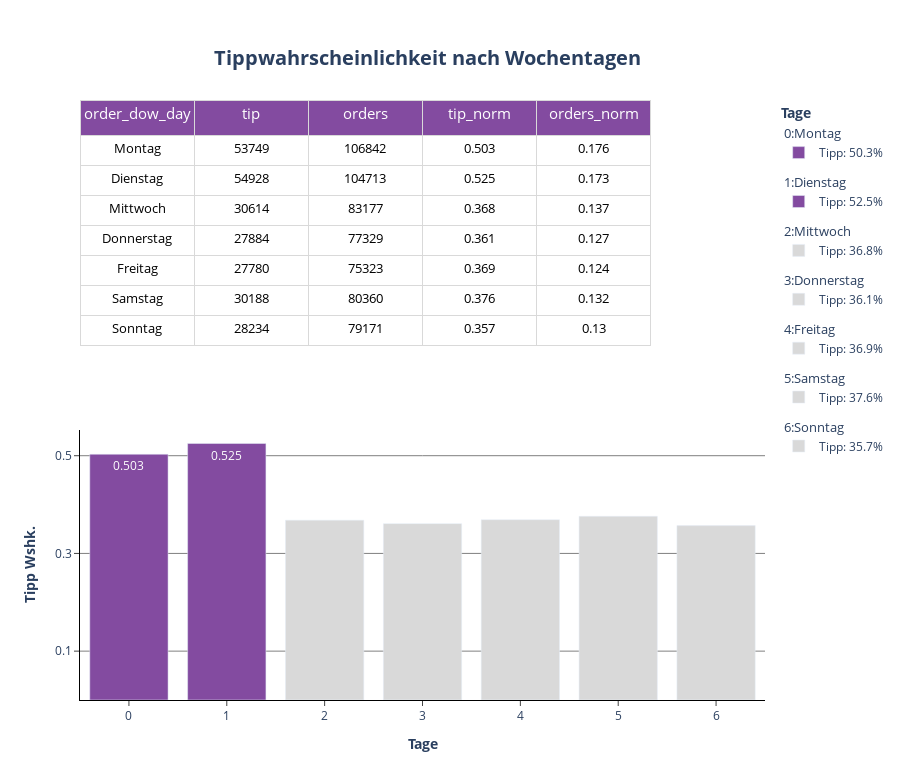

Notebook source saved alongside this figure:
### Markdown cell above
**Plotten der Tippwahrscheinlichkeit pro Wochentag**

### Code cell
# Plot P3: Order_dow

df_order_dow["tip_norm"] = df_order_dow.tip_norm.round(3)
df_order_dow["orders_norm"] = df_order_dow.orders_norm.round(3)

fig = make_subplots(cols= 1, rows=2, specs= [[dict(type= "table")], [dict(type= "bar")]], vertical_spacing= 0.1)

fig.add_trace(
  go.Table(
    columnorder= [1, 2, 3, 4, 5],
    columnwidth= [1, 1, 1, 1, 1],
    header=dict(
        values=list(df_order_dow.columns),
        fill_color= px.colors.sequential.Purpor[5],
        line_color= px.colors.sequential.Greys[2],
        font= dict(color= "white", size=15),
        height= 35
        ),
    cells=dict(
        values=df_order_dow.T.values,
        fill_color= "white",
        line_color= px.colors.sequential.Greys[2],
        font= dict(color= "black", size=13),
        align= "center",
        height= 30
        )
    ),
    col= 1,
    row= 1
)

for order_dow in df_order_dow.order_dow:

 if df_order_dow[df_order_dow.order_dow == order_dow].tip_norm.values >= 0.5:
  color = px.colors.sequential.Purpor[5]
  text= df_order_dow.loc[df_order_dow.order_dow == order_dow].tip_norm.values.round(3)

  fig.add_trace(
   go.Bar(
    x= df_order_dow.loc[df_order_dow.order_dow == order_dow].order_dow,
    y= df_order_dow.loc[df_order_dow.order_dow == order_dow].tip_norm,
    name= f"Tipp: {(df_order_dow.loc[df_order_dow.order_dow == order_dow].tip_norm.values[0] * 100).round(2)}%",
    showlegend= True,
    marker= dict(color= color),
    width= 0.8,
    text= text,
    base= 0,
    legendgroup= f"{order_dow}",
    legendgrouptitle_text = f"{order_dow}:{df_order_dow.loc[df_order_dow.order_dow == order_dow].order_dow_day.values[0]}",
    hovertemplate = f"<b>{df_order_dow.loc[df_order_dow.order_dow == order_dow].order_dow_day.values[0]}</b><br><br>" +
                "Tipp: %{y}<br>" +
                "<extra></extra>"
   ),
   col= 1,
   row= 2
  )

 else:
  color= px.colors.sequential.Greys[2]

  fig.add_trace(
   go.Bar(
    x= df_order_dow.loc[df_order_dow.order_dow == order_dow].order_dow,
    y= df_order_dow.loc[df_order_dow.order_dow == order_dow].tip_norm,
    name= f"Tipp: {(df_order_dow.loc[df_order_dow.order_dow == order_dow].tip_norm.values[0] * 100).round(2)}%",
    showlegend= True,
    marker= dict(color= color),
    width= 0.8,
    base= 0,
    legendgroup= f"{order_dow}",
    legendgrouptitle_text = f"{order_dow}:{df_order_dow.loc[df_order_dow.order_dow == order_dow].order_dow_day.values[0]}",
    hovertemplate = f"<b>{df_order_dow.loc[df_order_dow.order_dow == order_dow].order_dow_day.values[0]}</b><br><br>" +
                "Tipp: %{y}<br>" +
                "<extra></extra>"
   ),
   col= 1,
   row= 2
  )

fig.update_layout(title= dict(text= "<b>Tippwahrscheinlichkeit nach Wochentagen</b>", font_size= 20, xanchor= "center", yanchor= "top", y=0.935, x=0.475), legend_title_text = "<b>Tage</b>", height= 780)
fig.update_xaxes(title_text="<b>Tage</b>", ticks= "outside", col= 1, row= 2)
fig.update_xaxes(showline= True, col= 1, row= 2)
fig.update_yaxes(title_text="<b>Tipp Wshk.</b>", ticks= "outside", showgrid= True, gridcolor= "grey", col= 1, row= 2, showline= True, tickvals= [0.1, 0.3, 0.5])
fig.update_layout(plot_bgcolor= "white", xaxis= dict(linecolor= "black"), yaxis= dict(linecolor= "black"))
fig.show()

### Figure 1 — Plotly figure (JSON) as saved in the notebook; plotly's stock layout.template omitted (floating-point values rounded to 4 significant figures)
{"data": [{"cells": {"align": "center", "fill": {"color": "white"}, "font": {"color": "black", "size": 13}, "height": 30, "line": {"color": "rgb(217,217,217)"}, "values": [[0, 1, 2, 3, 4, 5, 6], [53749, 54928, 30614, 27884, 27780, 30188, 28234], [106842, 104713, 83177, 77329, 75323, 80360, 79171], [0.503, 0.525, 0.368, 0.361, 0.369, 0.376, 0.357], [0.176, 0.173, 0.137, 0.127, 0.124, 0.132, 0.13], ["Montag", "Dienstag", "Mittwoch", "Donnerstag", "Freitag", "Samstag", "Sonntag"]]}, "columnorder": [1, 2, 3, 4, 5], "columnwidth": [1, 1, 1, 1, 1], "domain": {"x": [0, 1], "y": [0.55, 1]}, "header": {"fill": {"color": "rgb(131, 75, 160)"}, "font": {"color": "white", "size": 15}, "height": 35, "line": {"color": "rgb(217,217,217)"}, "values": ["order_dow", "tip", "orders", "tip_norm", "orders_norm", "order_dow_day"]}, "type": "table"}, {"base": 0, "hovertemplate": "<b>Montag</b><br><br>Tipp: %{y}<br><extra></extra>", "legendgroup": "0", "legendgrouptitle": {"text": "0:Montag"}, "marker": {"color": "rgb(131, 75, 160)"}, "name": "Tipp: 50.3%", "showlegend": true, "text": [0.503], "type": "bar", "width": 0.8, "x": [0], "xaxis": "x", "y": [0.503], "yaxis": "y"}, {"base": 0, "hovertemplate": "<b>Dienstag</b><br><br>Tipp: %{y}<br><extra></extra>", "legendgroup": "1", "legendgrouptitle": {"text": "1:Dienstag"}, "marker": {"color": "rgb(131, 75, 160)"}, "name": "Tipp: 52.5%", "showlegend": true, "text": [0.525], "type": "bar", "width": 0.8, "x": [1], "xaxis": "x", "y": [0.525], "yaxis": "y"}, {"base": 0, "hovertemplate": "<b>Mittwoch</b><br><br>Tipp: %{y}<br><extra></extra>", "legendgroup": "2", "legendgrouptitle": {"text": "2:Mittwoch"}, "marker": {"color": "rgb(217,217,217)"}, "name": "Tipp: 36.8%", "showlegend": true, "type": "bar", "width": 0.8, "x": [2], "xaxis": "x", "y": [0.368], "yaxis": "y"}, {"base": 0, "hovertemplate": "<b>Donnerstag</b><br><br>Tipp: %{y}<br><extra></extra>", "legendgroup": "3", "legendgrouptitle": {"text": "3:Donnerstag"}, "marker": {"color": "rgb(217,217,217)"}, "name": "Tipp: 36.1%", "showlegend": true, "type": "bar", "width": 0.8, "x": [3], "xaxis": "x", "y": [0.361], "yaxis": "y"}, {"base": 0, "hovertemplate": "<b>Freitag</b><br><br>Tipp: %{y}<br><extra></extra>", "legendgroup": "4", "legendgrouptitle": {"text": "4:Freitag"}, "marker": {"color": "rgb(217,217,217)"}, "name": "Tipp: 36.9%", "showlegend": true, "type": "bar", "width": 0.8, "x": [4], "xaxis": "x", "y": [0.369], "yaxis": "y"}, {"base": 0, "hovertemplate": "<b>Samstag</b><br><br>Tipp: %{y}<br><extra></extra>", "legendgroup": "5", "legendgrouptitle": {"text": "5:Samstag"}, "marker": {"color": "rgb(217,217,217)"}, "name": "Tipp: 37.6%", "showlegend": true, "type": "bar", "width": 0.8, "x": [5], "xaxis": "x", "y": [0.376], "yaxis": "y"}, {"base": 0, "hovertemplate": "<b>Sonntag</b><br><br>Tipp: %{y}<br><extra></extra>", "legendgroup": "6", "legendgrouptitle": {"text": "6:Sonntag"}, "marker": {"color": "rgb(217,217,217)"}, "name": "Tipp: 35.7%", "showlegend": true, "type": "bar", "width": 0.8, "x": [6], "xaxis": "x", "y": [0.357], "yaxis": "y"}], "layout": {"height": 780, "legend": {"title": {"text": "<b>Tage</b>"}}, "plot_bgcolor": "white", "title": {"font": {"size": 20}, "text": "<b>Tippwahrscheinlichkeit nach Wochentagen</b>", "x": 0.475, "xanchor": "center", "y": 0.935, "yanchor": "top"}, "xaxis": {"anchor": "y", "domain": [0, 1], "linecolor": "black", "showline": true, "ticks": "outside", "title": {"text": "<b>Tage</b>"}}, "yaxis": {"anchor": "x", "domain": [0, 0.45], "gridcolor": "grey", "linecolor": "black", "showgrid": true, "showline": true, "ticks": "outside", "tickvals": [0.1, 0.3, 0.5], "title": {"text": "<b>Tipp Wshk.</b>"}}}}
